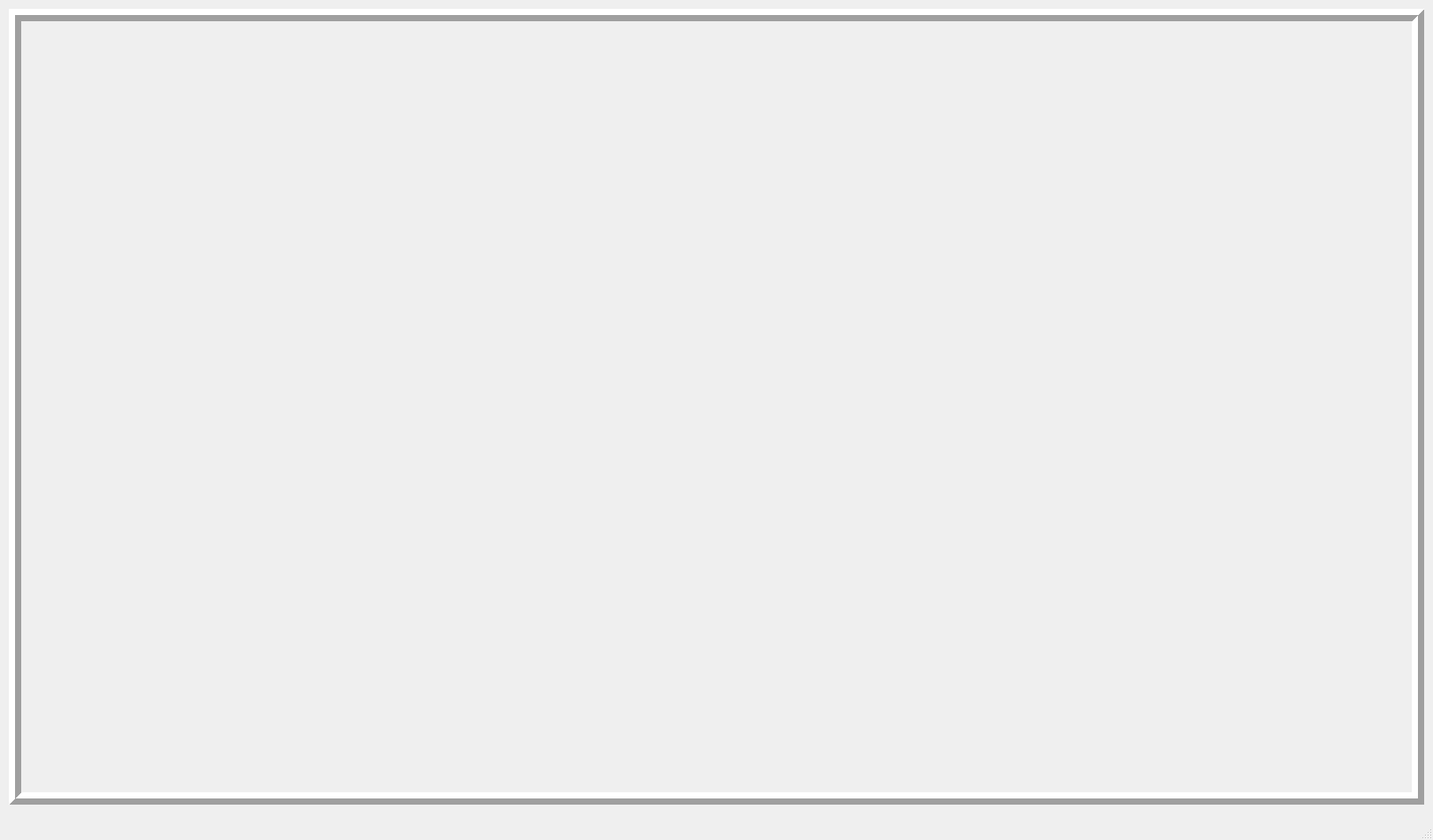
<?xml version="1.0" encoding="UTF-8"?>
<ui version="4.0">
 <class>MainWindow</class>
 <widget class="QMainWindow" name="MainWindow">
  <property name="geometry">
   <rect>
    <x>0</x>
    <y>0</y>
    <width>1620</width>
    <height>950</height>
   </rect>
  </property>
  <property name="windowTitle">
   <string>MainWindow</string>
  </property>
  <property name="windowIcon">
   <iconset resource="Icon/toolbar_icon.qrc">
    <normaloff>:/icon/tap.png</normaloff>:/icon/tap.png</iconset>
  </property>
  <widget class="QWidget" name="centralwidget">
   <widget class="QLabel" name="Screen_label">
    <property name="geometry">
     <rect>
      <x>10</x>
      <y>10</y>
      <width>1600</width>
      <height>900</height>
     </rect>
    </property>
    <property name="frameShape">
     <enum>QFrame::Box</enum>
    </property>
    <property name="frameShadow">
     <enum>QFrame::Raised</enum>
    </property>
    <property name="lineWidth">
     <number>7</number>
    </property>
    <property name="text">
     <string/>
    </property>
   </widget>
  </widget>
  <widget class="QMenuBar" name="menubar">
   <property name="geometry">
    <rect>
     <x>0</x>
     <y>0</y>
     <width>1620</width>
     <height>21</height>
    </rect>
   </property>
  </widget>
  <widget class="QStatusBar" name="statusbar"/>
 </widget>
 <resources>
  <include location="Icon/toolbar_icon.qrc"/>
 </resources>
 <connections/>
</ui>
